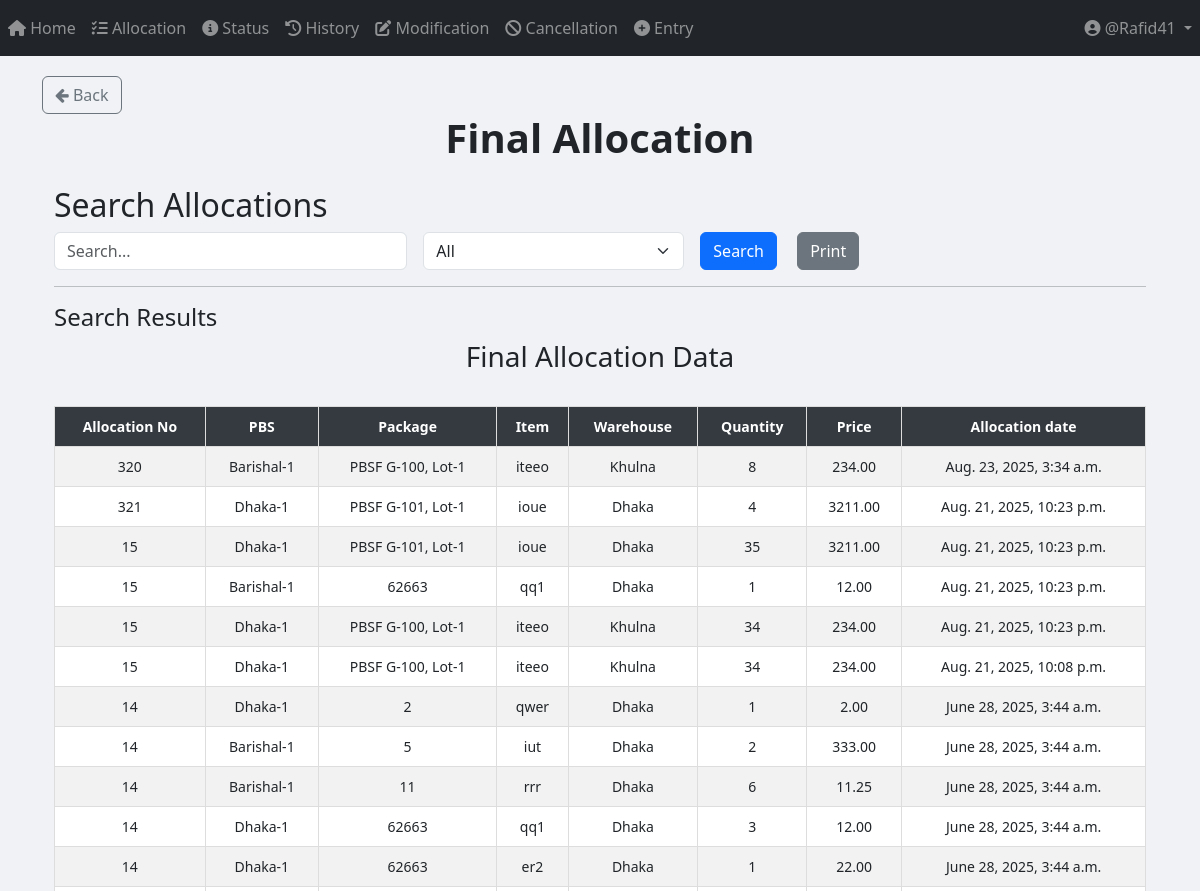
/allocation/final_allocation/ (signed in, upper part), run on an earlier commit of the app's database.
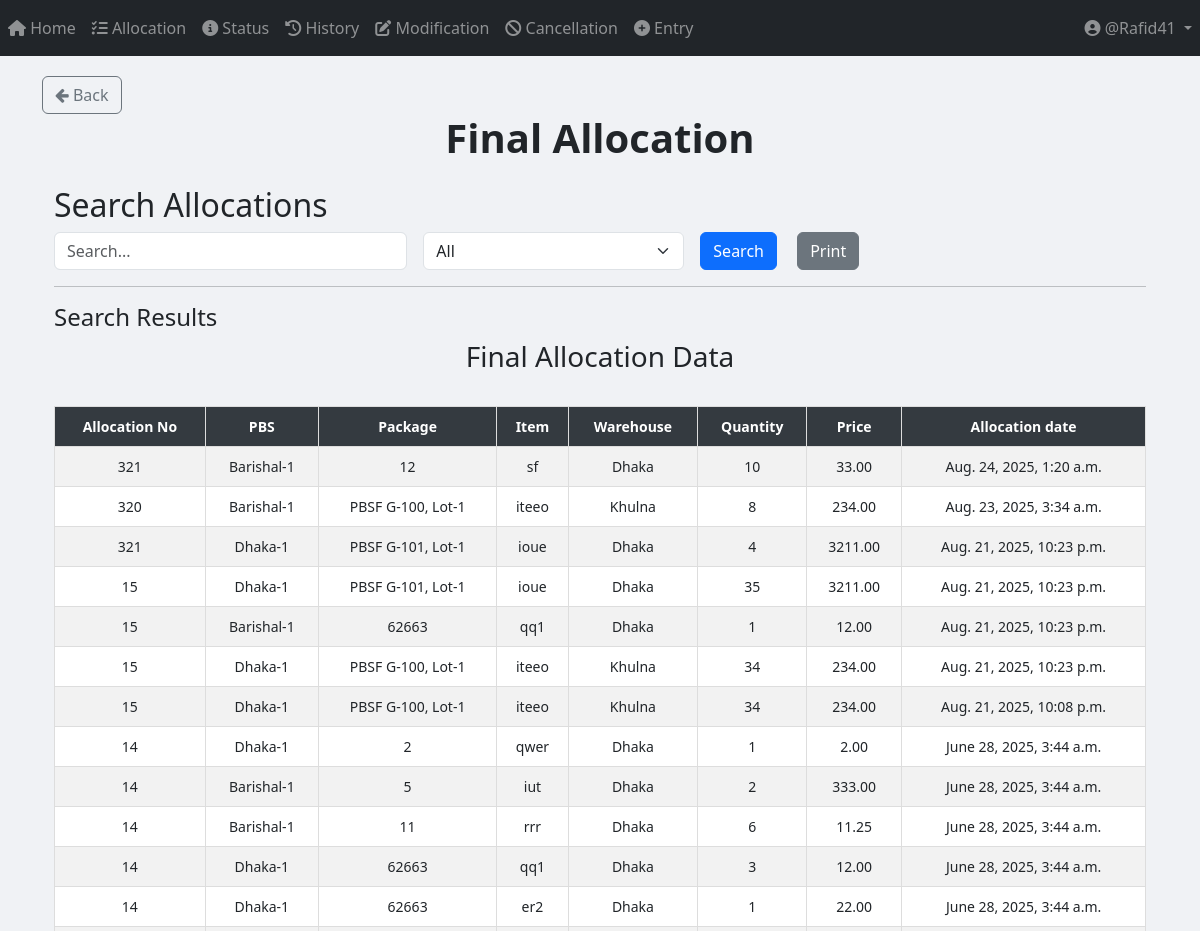
And on a later commit of the database.
### App_Allocation/models.py (models this page shows, shortened)
class Final_Allocation(models.Model):
    allocation_no = models.ForeignKey(Allocation_Number, on_delete=models.CASCADE)  # Deletes related allocations when removed
    item_primary_key = models.IntegerField(null=True)
    pbs = models.ForeignKey(PBS, on_delete=models.CASCADE)
    package = models.ForeignKey(Package, on_delete=models.CASCADE)
    item = models.ForeignKey(Item, on_delete=models.CASCADE)
    unit_of_item = models.TextField()
    warehouse = models.CharField(max_length=50)
    quantity = models.IntegerField()
    price = models.DecimalField(max_digits=15, decimal_places=2)
    created_at = models.DateTimeField(auto_now_add=True)

class Allocation_Number(models.Model):
    allocation_no = models.IntegerField(unique=True)
    user = models.ForeignKey(User, on_delete=models.CASCADE)
    STATUS_CHOICES = [
        ("Pending Approval", "Pending Approval"),
        ("Allocated", "Allocated"),
        ("Cancelled", "Cancelled"),
        ("Modified", "Modified"),
    ]
    status = models.CharField(
        max_length=100, choices=STATUS_CHOICES, default="Pending Approval"
    )

class PBS(models.Model):
    name = models.TextField(unique=True)
    def __str__(self):
        return str(self.name)

### App_Entry/models.py (models this page shows, shortened)
class Package(models.Model):
    packageId = models.TextField(unique=True)

class Item(models.Model):
    WAREHOUSE_CHOICES = [
        ("Dhaka", "Dhaka"),
        ("Khulna", "Khulna"),
        ("Chittagong", "Chittagong"),
    ]
    UNIT_CHOICES = [
        ("Nos.", "Nos."),
        ("Mtr.", "Mtr."),
        ("Km.", "Km."),
        ("Set.", "Set."),
        ("Pair.", "Pair."),
    ]
    name = models.CharField(max_length=255)
    description = models.TextField(blank=True, null=True)
    warehouse = models.CharField(
        max_length=50, choices=WAREHOUSE_CHOICES, default="Dhaka"
    )
    unit_of_item = models.CharField(
        max_length=10, choices=UNIT_CHOICES, default="Nos."
    )  # Updated field
    unit_price = models.DecimalField(max_digits=15, decimal_places=2, default=0.00)
    quantity_of_item = models.BigIntegerField(default=0)
    package = models.ForeignKey(
        Package,
        on_delete=models.SET_NULL,
        related_name="package_of_item",
        null=True,
    )
    created_at = models.DateTimeField(default=timezone.now)

### App_Allocation/views/view_final_allocation.py (the view, shortened to what this page needs)
# urls.py: path("final_allocation/", views.final_allocation_search, name="final_allocation"),
def final_allocation_search(request):
    query = request.GET.get("query", "")
    filter_by = request.GET.get("filter_by", "All")
    date_filter = request.GET.get("date", "")
    results = Final_Allocation.objects.all().order_by('-created_at')
    if date_filter:
        results = results.filter(created_at__date=date_filter)
    context = {
        "items": results,
        "query": query,
        "filter_by": filter_by,
        "date_filter": date_filter,
    }
    return render(request, "App_Allocation/view_print_Final_Allocation.html", context)

### templates/App_Allocation/view_print_Final_Allocation.html (shortened to what this page needs)
{% extends 'base.html' %}
{% load crispy_forms_tags %}
{% load static %}
{% block body_block %}
<a href="{% url 'App_Allocation:allocation_page' %}" class="btn btn-outline-secondary">
    <i class="fa fa-arrow-left"></i> Back
</a>
<center><h1><b>Final Allocation</b></h1></center>
<div class="container mt-4">
    <h2>Search Allocations</h2>
    <form method="GET" action="{% url 'App_Allocation:final_allocation' %}" class="row g-3">
        <div class="col-md-4">
            <input type="text" name="query" id="searchQuery" class="form-control" placeholder="Search..." value="{{ query }}">
        </div>
        <div class="col-md-3">
            <select name="filter_by" id="filterDropdown" class="form-select" onchange="toggleInputFields()">
                <option value="All" {% if filter_by == "All" %}selected{% endif %}>All</option>
            </select>
        </div>
        <div class="col-md-2">
            <button type="submit" class="btn btn-primary me-3">Search</button>
            <button type="button" class="btn btn-secondary" onclick="printResults()">Print</button>
        </div>
    </form>
    <hr>
    <h4>Search Results</h4>
    <div id="printableArea" class="table-responsive">
        <h3 class="text-center">Final Allocation Data</h3>
        <br>
        <table class="table table-bordered table-striped table-hover">
            <thead class="table-dark sticky-top">
                <tr>
                    <th>Allocation No</th>
                    <th>PBS</th>
                    <th>Package</th>
                    <th>Item</th>
                    <th>Warehouse</th>
                    <th>Quantity</th>
                    <th>Price</th>
                    <th>Allocation date</th>
                </tr>
            </thead>
            <tbody>
                {% if items %}
                    {% for item in items %}
                    <tr>
                        <td>{{ item.allocation_no.allocation_no }}</td>
                        <td>{{ item.pbs }}</td>
                        <td>{{ item.package.packageId }}</td>
                        <td>{{ item.item.name }}</td>
                        <td>{{ item.warehouse }}</td>
                        <td>{{ item.quantity }}</td>
                        <td>{{ item.price }}</td>
                        <td>{{ item.created_at }}</td>
                    </tr>
                    {% endfor %}
                {% else %}
                    <tr>
                        <td colspan="8" class="text-center text-danger">No matching data found</td>
                    </tr>
                {% endif %}
            </tbody>
        </table>
    </div>
</div>
{% endblock %}

What changed in the data, as far as the page shows it:
added Final_Allocation: allocation_no.allocation_no "321", pbs "Barishal-1", package.packageId "12", item.name "sf", warehouse "Dhaka", quantity "10", price "33.00", created_at "Aug. 24, 2025, 1:20 a.m."
